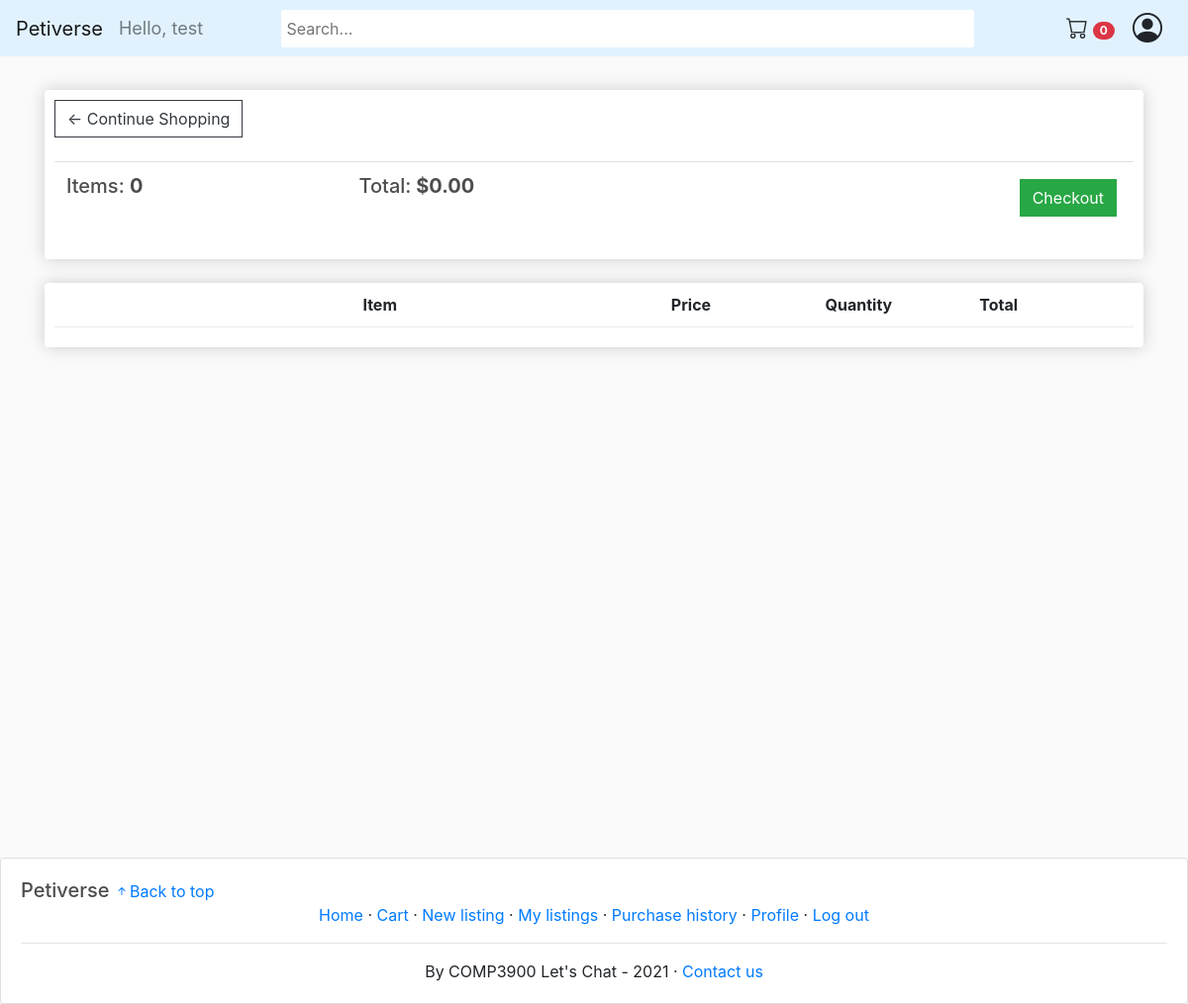
Page /cart/ (signed in) on the earlier database version.
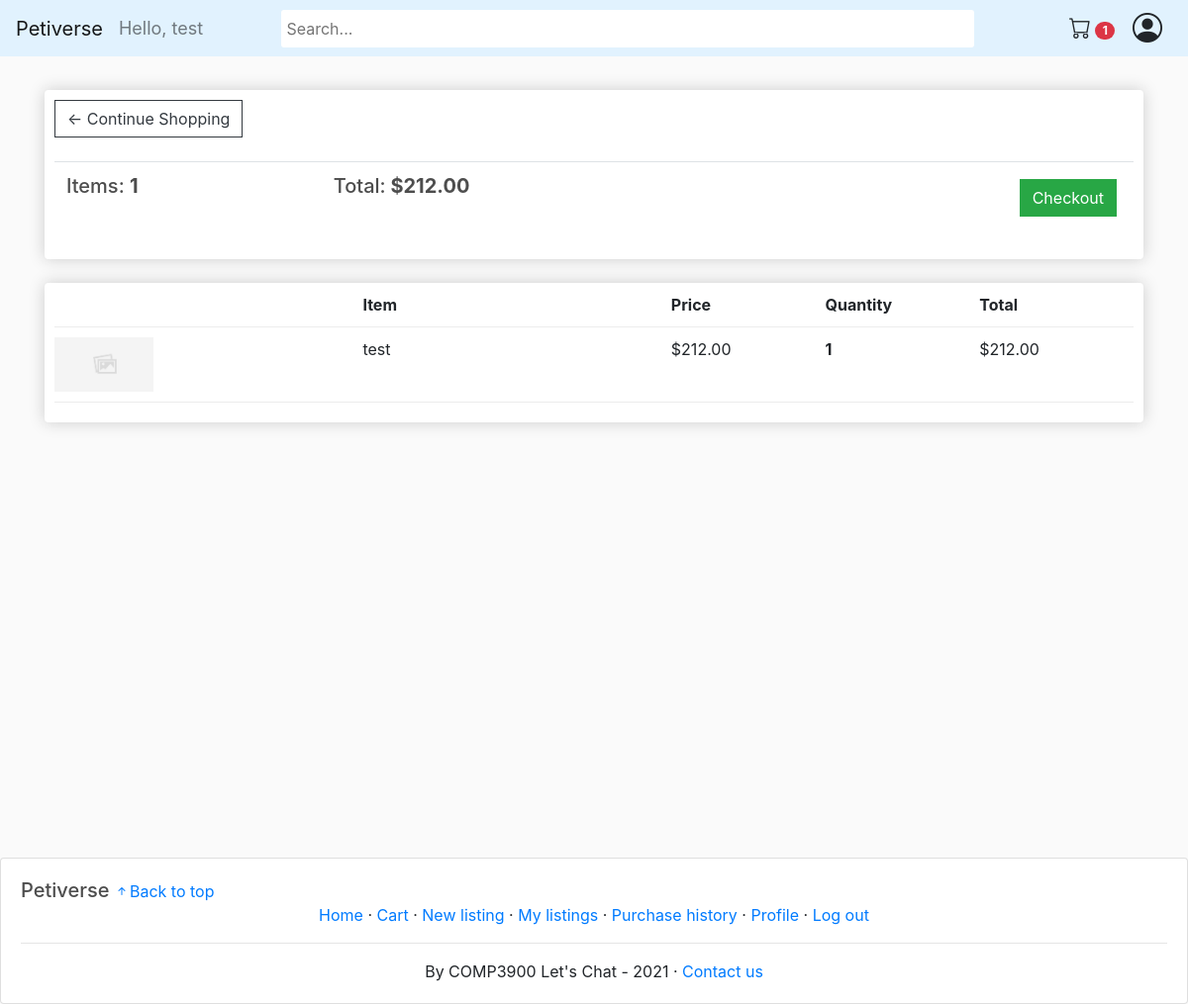
Same page on the later database version.
### store/models.py (models this page shows, shortened)
class Order(models.Model):
	customer = models.ForeignKey(Customer, on_delete=models.SET_NULL, null=True, blank=True)
	date_ordered = models.DateTimeField(auto_now_add=True)
	complete = models.BooleanField(default=False)
	transaction_id = models.CharField(max_length=100, null=True)
	@property
	def get_cart_total(self):
		orderitems = self.orderitem_set.all()
		total = sum([item.get_total for item in orderitems])
		return total
	@property
	def get_cart_items(self):
		orderitems = self.orderitem_set.all()
		total = sum([item.quantity for item in orderitems])
		return total

class OrderItem(models.Model):
	product = models.ForeignKey(Product, on_delete=models.SET_NULL, null=True)
	order = models.ForeignKey(Order, on_delete=models.SET_NULL, null=True)
	quantity = models.IntegerField(default=0, null=True, blank=True)
	date_added = models.DateTimeField(auto_now_add=True)
	@property
	def get_total(self):
		if self.product.selling_type == "sale":
			total = self.product.price * self.quantity
		else:
			total = self.product.starting_bid
		return total

class Product(models.Model):
    name = models.CharField(max_length=200)
    selling_type = models.CharField(max_length=10, choices=SELLING_CHOICES, default='sale')
    price = models.DecimalField(max_digits=30, decimal_places=2)
    starting_bid = models.DecimalField(max_digits=30, decimal_places=2, default=0)
    end_date = models.DateTimeField(default=timezone.now, blank=True, null=True)
    highest_bidder = models.ForeignKey(Customer, on_delete=models.CASCADE, null=True, blank=True, related_name='highest_bidder')
    remaining_unit = models.IntegerField()
    sold_unit = models.IntegerField(default=0)
    isAnimal = models.BooleanField(default=False,null=True, blank=True)
    description = models.TextField(max_length=1000)
    image = models.ImageField(null=True, blank=True)
    warranty = models.CharField(max_length=200, null=True)
    delivery_period = models.DurationField()
    seller = models.ForeignKey(Customer, on_delete=models.CASCADE, null=True, blank=True)
    tags = TaggableManager()
    slug_str = models.SlugField(blank=True)
    is_active = models.BooleanField(default=True)
    @property
    def imageURL(self):
        try:
            url = self.image.url
        except:
            url = no_image_url
        return url

### store/views.py (the view)
# urls.py: path('cart/', views.cart, name="cart"),
def cart(request):
    if request.user.is_authenticated:
        customer = request.user.customer
        order, created = Order.objects.get_or_create(customer=customer, complete=False)
        items = order.orderitem_set.all()
        cartItems = order.get_cart_items
    else:
        items = []
        order = {'get_cart_total':0, 'get_cart_items':0}
        cartItems = order.get('get_cart_items')
    context = {'items':items, 'order':order, 'cartItems':cartItems}
    return render(request, 'store/cart.html', context)

### store/templates/store/cart.html (shortened to what this page needs)
{% extends 'store/main.html' %}
{% load static %}
{% block content %}
	<div class="row">
		<div class="col-lg-12">
			<div class="box-element">
				<a  class="btn btn-outline-dark" href="{% url 'store' %}">&#x2190; Continue Shopping</a>
				<br>
				<br>
				<table class="table">
					<tr>
						<th><h5>Items: <strong>{{order.get_cart_items}}</strong></h5></th>
						<th><h5>Total:<strong> ${{order.get_cart_total|floatformat:2}}</strong></h5></th>
						<th>
							<a  style="float:right; margin:5px;" class="btn btn-success" href="{% url 'checkout' %}">Checkout</a>
						</th>
					</tr>
				</table>
			</div>
			<br>
			<div class="box-element">
				<div class="cart-row">
					<div style="flex:2"></div>
					<div style="flex:2"><strong>Item</strong></div>
					<div style="flex:1"><strong>Price</strong></div>
					<div style="flex:1"><strong>Quantity</strong></div>
					<div style="flex:1"><strong>Total</strong></div>
				</div>
				{% for item in items %}
				<div class="cart-row">
					<div style="flex:2"><img class="row-image" src="{{item.product.imageURL}}"></div>
					<div style="flex:2"><p>{{item.product.name}}</p></div>
					{% if item.product.selling_type == "sale" %}
						<div style="flex:1"><p>${{item.product.price|floatformat:2}}</p></div>
					{% else %}
						<div style="flex:1"><p>${{item.product.starting_bid|floatformat:2}}</p></div>
					{% endif %}
					<div style="flex:1">
						<p class="quantity">{{item.quantity}}</p>
					</div>
					<div style="flex:1"><p>${{item.get_total|floatformat:2}}</p></div>
				</div>
				{% endfor %}
			</div>
		</div>
	</div>
{% endblock content %}

### store/templates/store/main.html (shortened to what this page needs)
<!DOCTYPE html>
{% load static %}
<html>
<head>
	<link rel="stylesheet" href="https://stackpath.bootstrapcdn.com/bootstrap/4.4.1/css/bootstrap.min.css">
	<link rel="stylesheet" type="text/css" href="{% static 'css/main.css' %}">
</head>
<body>
	<nav class="navbar sticky-top navbar-expand-lg navbar-light bg-light" style="padding-top:5px;padding-bottom:5px;">
		<a class="navbar-brand" href="{% url 'store' %}">Petiverse</a>
		<div class="navbar-collapse collapse w-100 order-0 order-md-0 dual-collapse2">
			<ul class="navbar-nav mr-auto">
				<li class="nav-item active">
				  {% if request.user.is_authenticated %}
					  <span class="hello-msg navbar-text">Hello, {{request.user.customer.nickname}}</span>
				  {% endif %}
				</li>
			  </ul>
		</div>
		<div class="mx-auto order-1">
	        <form action="{% url 'search_result' %}" method="get">
	        	<input class="search_bar"  name = "q" type="text" placeholder="Search...", style="border-radius:3px !important; border:none; min-height:38px !important; padding-left:5px;">
	        </form>
		</div>
		<div class="navbar-collapse collapse w-100 order-2 dual-collapse2">
			<ul class="navbar-nav ml-auto">
				{% if request.user.is_authenticated %}
				<li class="nav-item">
					<a class="btn" href="{% url 'cart' %}"><i class="bi-cart" style="font-size:22px;"></i> <span class="badge badge-pill badge-danger">{{cartItems}}</span></a>
				</li>
				{% endif %}
			</ul>
			{% if request.user.is_authenticated %}
				<div class="dropdown">
					<i class="bi-person-circle" id="user-icon" onclick="toggleDropdown()" ></i>
				</div>
			{% endif %}
		</div>
	</nav>
     <div class="container">
            <br>
            {% block content %}
            {% endblock content %}
         </div>
	<footer class="card">
		<div>
			<h5 style="display:inline;">Petiverse</h5>
			<a href="#" style="display:inline;"><i class="bi-arrow-up-short"></i>Back to top</a>
		</div>
		<div style="text-align:center;">
			<a href="/">Home</a>
			&middot
			{% if request.user.is_authenticated %}
				<a href="{% url 'cart' %}">Cart</a>
				&middot
				<a href="{% url 'new_product' %}">New listing</a>
				&middot
				<a href="{% url 'my_listings' %}">My listings</a>
				&middot
				<a href="{% url 'purchase_history' %}">Purchase history</a>
				&middot
				<a href="{% url 'user_profile' %}">Profile</a>
				&middot
				<a href="{% url 'logout' %}">Log out</a>
			{% else %}
				<a href="{% url 'login' %}">Log in</a>
				&middot
				<a href="{% url 'signup' %}">Sign up</a>
			{% endif %}
		</div>
		<hr>
		<div style="text-align:center;">
			By COMP3900 Let's Chat - 2021
			&middot
			<a href="mailto:unswcomp3900@gmail.com">Contact us</a>
		</div>
	</footer>
</body>
</html>

Differences in the rows shown:
computed for Order: get_cart_items "0" → "1"; get_cart_total "0.00" → "212.00"
added OrderItem: product.name "test", product.starting_bid "212.00", quantity "1", get_total "212.00"
Other differences:
{{ cartItems }}: "0" → "1"
